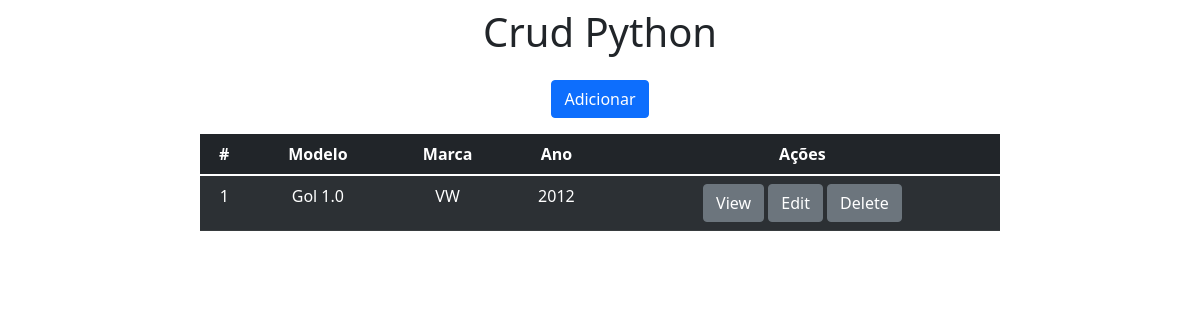
Before: / with the older database file.
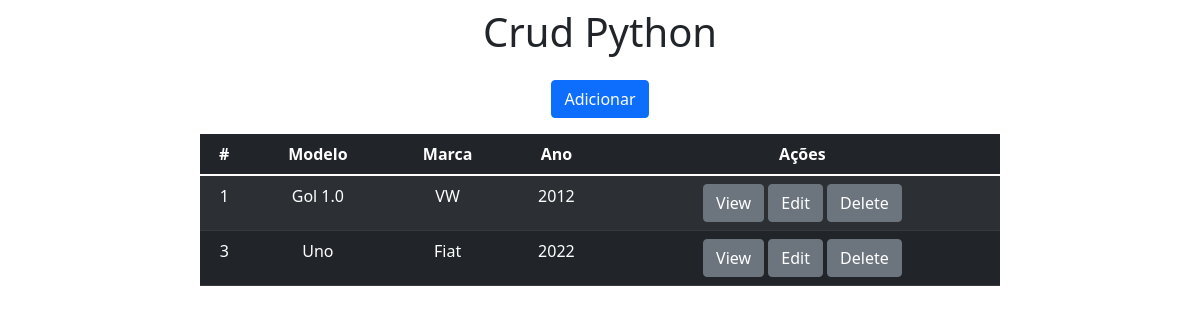
After: the same page with the newer database file.
### app/models.py (models this page shows)
class Carros(models.Model):
    modelo = models.CharField(max_length=150)
    marca = models.CharField(max_length=100)
    ano = models.IntegerField()

### app/views.py (the view)
# urls.py: 2. Add a URL to urlpatterns:  path('', views.home, name='home')
def home(request):
    data = {}
    data['dado'] = Carros.objects.all()
    return render(request, 'index.html', data)

### app/templates/index.html (shortened to what this page needs)
<!DOCTYPE html>
<html lang="en">
  <head>
    <link
      href="https://cdn.jsdelivr.net/npm/bootstrap@5.1.3/dist/css/bootstrap.min.css"
      rel="stylesheet"
    />
  </head>
  <body>
    <div class="col-8 m-auto pt-2 pb-2 text-center">
      <h1>Crud Python</h1>
    </div>
    <div class="col-8 m-auto pt-2 pb-2 text-center">
      <a href="/form" class="btn btn-primary">Adicionar</a>
    </div>
    <div class="col-8 m-auto pt-2 pb-2 text-center">
      <table class="table table-dark table-striped">
        <thead>
          <tr>
            <th scope="col">#</th>
            <th scope="col">Modelo</th>
            <th scope="col">Marca</th>
            <th scope="col">Ano</th>
            <th scope="col">Ações</th>
          </tr>
        </thead>
        <tbody>
          {% for dados in dado %}
          <tr>
            <td>{{dados.id}}</td>
            <td>{{dados.modelo}}</td>
            <td>{{dados.marca}}</td>
            <td>{{dados.ano}}</td>
            <td>
              <a href="view/{{dados.id}}/" class="btn btn-secondary">View</a>
              <a href="edit/{{dados.id}}/" class="btn btn-secondary">Edit</a>
              <a href="delete/{{dados.id}}/" class="btn btn-secondary">Delete</a>
            </td>
          </tr>
          {% endfor %}
        </tbody>
      </table>
    </div>
  </body>
</html>

Changed rows visible on the page:
added Carros: id "3", modelo "Uno", marca "Fiat", ano "2022"
